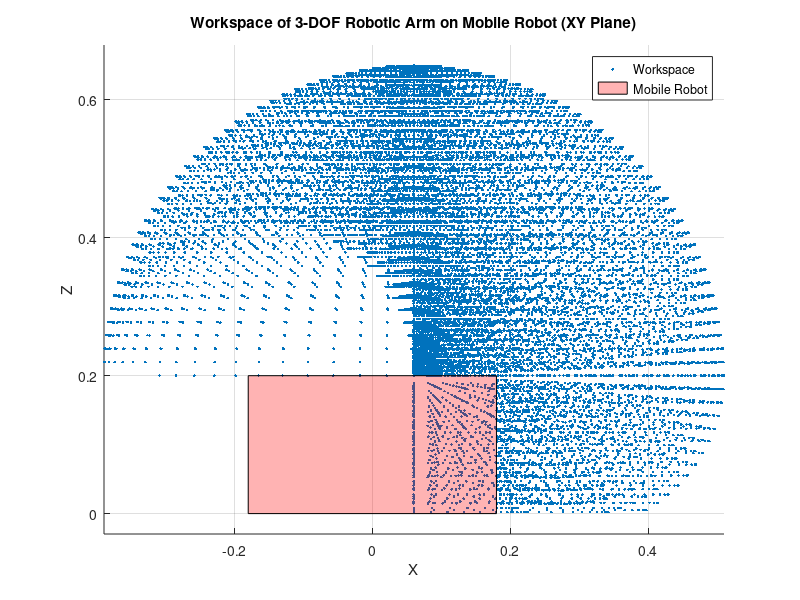

Source code (MATLAB):
% Define parameters
l1 = 0.05; % Height of the first joint
l2 = 0.225; % Length of the second link
l3 = 0.225; % Length of the third link
l4 = 0.1;

% Define mobile robot dimensions
d = 0.45; % Length of the mobile robot
w = 0.36; % Width of the mobile robot
h = 0.20; % Height of the mobile robot

% Define resolution for the joint angles
theta1_res = 5; % Resolution for theta1
theta2_res = 5; % Resolution for theta2
theta3_res = 5; % Resolution for theta3

% Create arrays for joint angles
theta1 = 90:theta1_res:270;
theta2 = 0:theta2_res:180;
theta3 = 0:theta3_res:180;

% Initialize arrays to store end effector positions
x_positions = [];
y_positions = [];
z_positions = [];

% Loop through all possible joint angles
for t1 = theta1
    for t2 = theta2
        for t3 = theta3
            % Convert angles to radians
            t1_rad = deg2rad(t1);
            t2_rad = deg2rad(t2);
            t3_rad = deg2rad(t3);
            
            % Calculate the position of the end effector
            px = 0.06 + cos(t1_rad) * (l3 * cos(t2_rad + t3_rad) + l2 * cos(t2_rad)) ;
            py = sin(t1_rad) * (l3 * cos(t2_rad + t3_rad) + l2 * cos(t2_rad));
            pz = h + l3 * sin(t2_rad + t3_rad) + l2 * sin(t2_rad);
            
            % Check if the position is within the mobile robot's dimensions
             if  (px) <= w/2 && (py) <= d/2 && pz <= h
                % Store positions
             elseif pz >=0
                x_positions = [x_positions, px];
                y_positions = [y_positions, py];
                z_positions = [z_positions, pz];              
             end
        end
    end
end

% Plot the workspace on the XY plane
figure;
scatter(x_positions, z_positions, '.');
title('Workspace of 3-DOF Robotic Arm on Mobile Robot (XY Plane)');
xlabel('X');
ylabel('Z');
grid on;
axis equal;
hold on;

% Plot mobile robot dimensions on XY plane
fill([-w/2, w/2, w/2, -w/2], [h, h, 0, 0], 'r', 'FaceAlpha', 0.3);

% Add legend
legend('Workspace', 'Mobile Robot');
